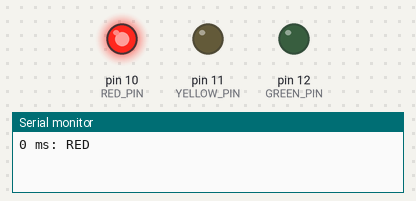
Simulated run of this sketch. Board: Arduino Uno, built with avr-gcc and run on an emulated ATmega328P. On the bench: output pins drawn as LEDs (lit = HIGH), the last lines printed to the serial monitor.

Above: at 1.5 s.
At 4.2 s:
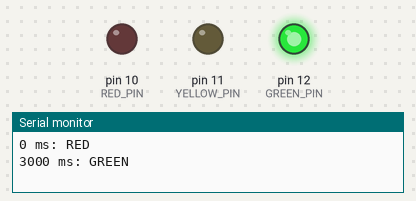
At 6.0 s:
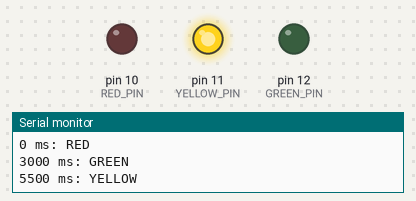
Timing chart, 0 to 8.5 s (numbered marks = the images above):
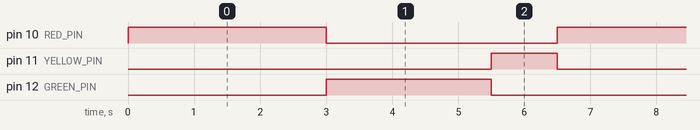

The sketch:

traffic_light.ino
```cpp
// traffic_light.ino - a traffic light as a state machine: each state has its own lights and its own time
const int RED_PIN = 10;
const int YELLOW_PIN = 11;
const int GREEN_PIN = 12;

enum Light { RED, GREEN, YELLOW };                 // the three states, as names
const char *NAMES[] = {"RED", "GREEN", "YELLOW"};  // their names as text, for printing
const unsigned long DURATION[] = {3000, 2500, 1000};   // how long each state lasts, in ms

Light state = RED;
unsigned long stateStart = 0;          // when we entered the current state

void enterState(Light next) {          // the only place where the state changes
  state = next;
  stateStart = millis();
  digitalWrite(RED_PIN, state == RED);           // entry action: show this state's lights
  digitalWrite(YELLOW_PIN, state == YELLOW);
  digitalWrite(GREEN_PIN, state == GREEN);
  Serial.print(millis());
  Serial.print(" ms: ");
  Serial.println(NAMES[state]);
}

void setup() {
  Serial.begin(115200);
  pinMode(RED_PIN, OUTPUT);
  pinMode(YELLOW_PIN, OUTPUT);
  pinMode(GREEN_PIN, OUTPUT);
  enterState(RED);
}

void loop() {
  if (millis() - stateStart < DURATION[state]) {
    return;                            // not time to change yet: leave loop() at once
  }
  switch (state) {                     // time is up: which state comes next?
    case RED:
      enterState(GREEN);
      break;
    case GREEN:
      enterState(YELLOW);
      break;
    case YELLOW:
      enterState(RED);
      break;
  }
}
```

Measured:
- by itself, pin 10 (RED_PIN): alternates HIGH for 3.0 s and LOW for 3.5 s
- by itself, pin 11 (YELLOW_PIN): alternates HIGH for 1.0 s and LOW for 5.5 s
- by itself, pin 12 (GREEN_PIN): alternates HIGH for 2.5 s and LOW for 4.0 s
